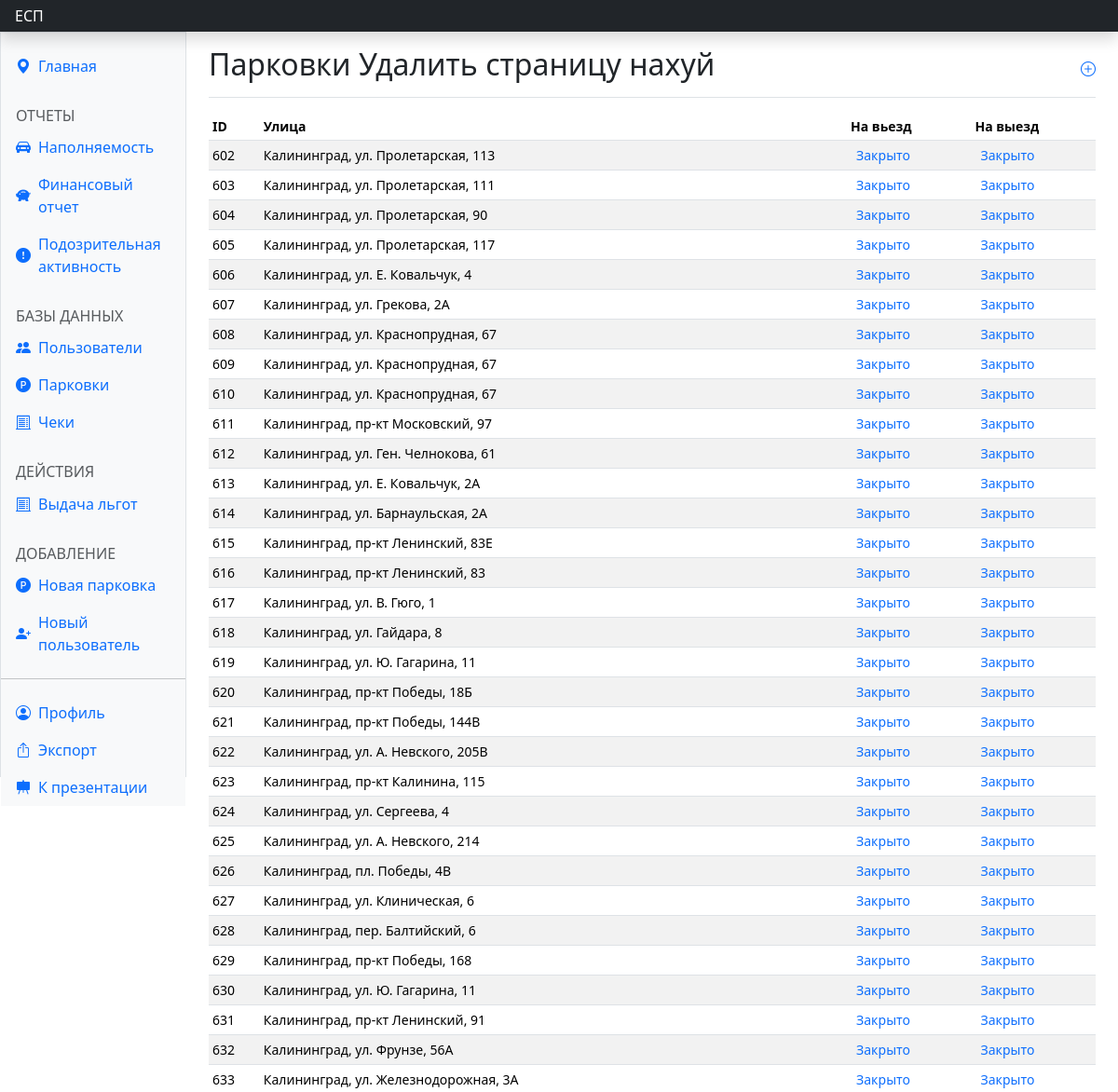
/barrier/ (signed in, upper part), run on an earlier commit of the app's database.
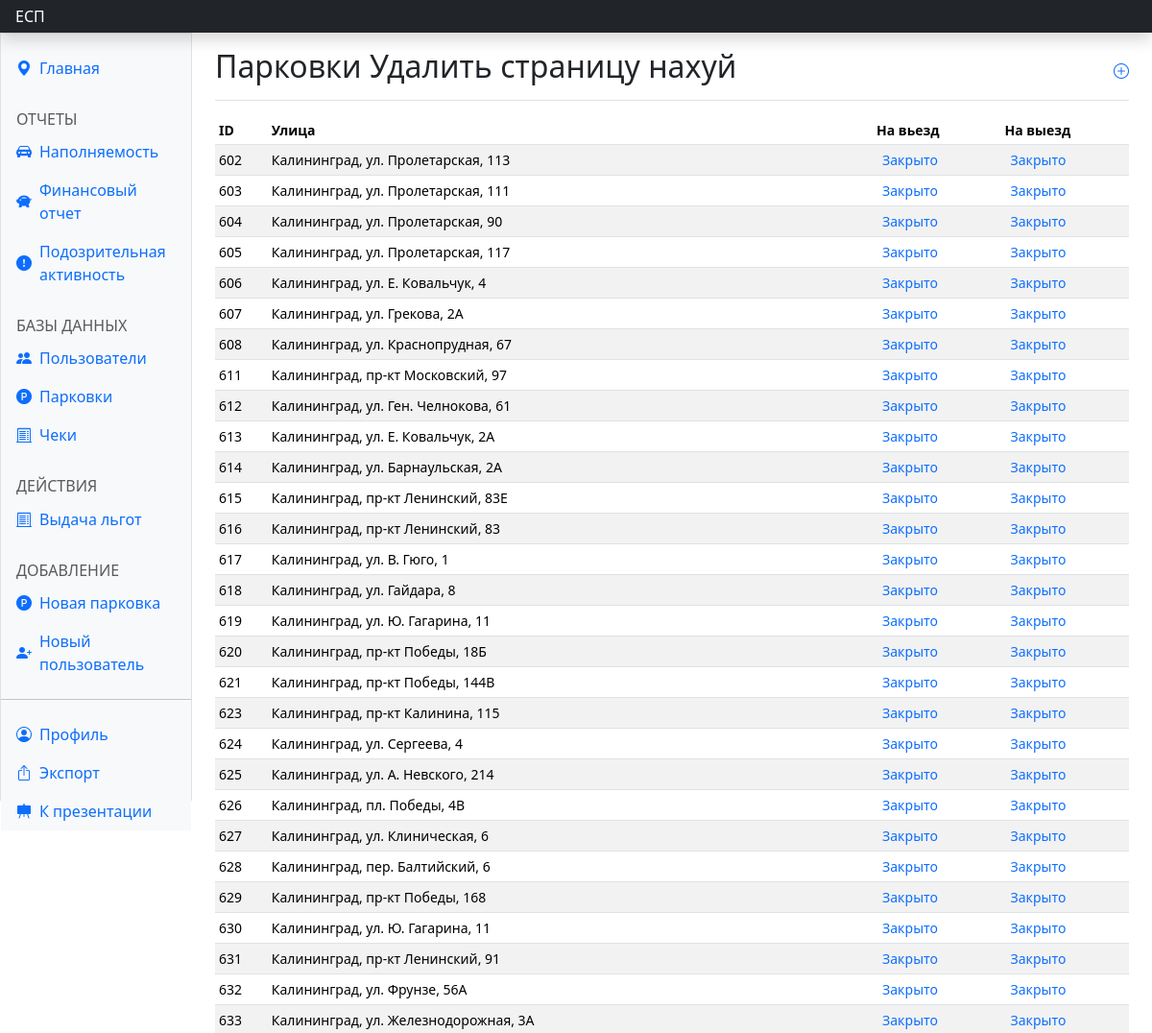
And on a later commit of the database.
### parkingapp/models.py (models this page shows, shortened)
class Parking(models.Model):
    lattitude = models.FloatField(default=0)
    longitude = models.FloatField(default=0)
    address = models.CharField(max_length=120, default='')
    max_parking_lots = models.PositiveIntegerField(default=0)
    occupied_lots = models.PositiveIntegerField(default=0)
    price_per_hour = models.PositiveIntegerField(default=0)
    change = models.DateTimeField(default=datetime(2, 1, 1, 0, 0, 0, tzinfo=None))
    code = models.CharField(default='', max_length=10)
    secret = models.CharField(default='', max_length=100)
    reg_num = models.CharField(default='', max_length=100)

### parkingapp/views.py (the view)
# urls.py: path('barrier/', views.barrier, name='barrier'),
@login_required(redirect_field_name=None)
def barrier(request):
    if not request.user.barrier_control:
        return redirect(reverse('parkingapp:dont_have_access'))
    return render(request, 'barrier.html', {'parkings': Parking.objects.all()})

### parkingapp/templates/barrier.html (shortened to what this page needs)
{% extends 'dash_base.html' %}
{% block content %}
<main class="col-md-9 ms-sm-auto col-lg-10 px-md-4">
  <div class="d-flex justify-content-between flex-wrap flex-md-nowrap align-items-center pt-3 pb-2 mb-3 border-bottom">
    <h1 class="h2">Парковки Удалить страницу нахуй</h1>
    <div>
      <a href="{% url 'parkingapp:addparking' %}" class="text-decoration-none mb-2"><i
          class="bi bi-plus-circle"></i></a>
    </div>
  </div>
  <div class="table-responsive small">
    <table class="table table-striped table-sm">
      <thead>
        <tr>
          <th scope="col">ID</th>
          <th scope="col">Улица</th>
          <th scope="col">На вьезд</th>
          <th scope="col">На выезд</th>
        </tr>
      </thead>
      <tbody class="align-middle">
        {% for el in parkings %}
        <tr>
          <td>{{el.pk}}</td>
          <td>{{el.address}}</td>
          <td><button class="text-primary" style="background: none; border: none;" type="button" onclick="out(this)">Закрыто</button></td>
          <td><button class="text-primary" style="background: none; border: none;" type="button" onclick="out(this)">Закрыто</button></td>
        </tr>
        {% endfor %}
      </tbody>
    </table>
  </div>
</main>
{% endblock %}

What changed in the data, as far as the page shows it:
removed Parking: pk "609", address "Калининград, ул. Краснопрудная, 67"
removed Parking: pk "610", address "Калининград, ул. Краснопрудная, 67"
removed Parking: pk "622", address "Калининград, ул. А. Невского, 205В"
